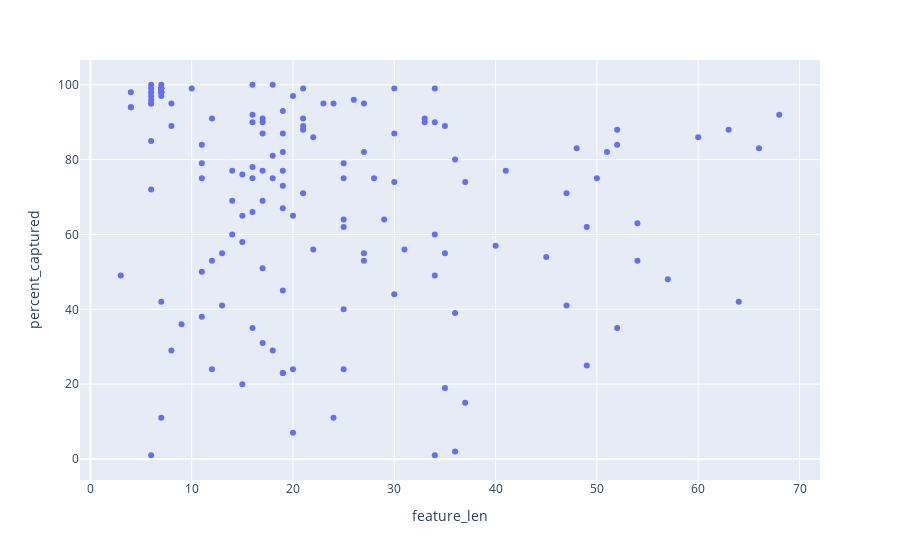

Here is the notebook cell this chart was saved with:
### Code cell
fig = px.scatter(Features,
                x='feature_len',
                y='percent_captured')
fig.show()

### Figure 1 — Plotly figure (JSON) as saved in the notebook; plotly's stock layout.template omitted (floating-point values rounded to 4 significant figures; data arrays with more than 128 entries replaced by an {"elided": "..."} marker saying what was removed)
{"data": [{"hovertemplate": "feature_len=%{x}<br>percent_captured=%{y}<extra></extra>", "legendgroup": "", "marker": {"color": "#636efa", "symbol": "circle"}, "mode": "markers", "name": "", "orientation": "v", "showlegend": false, "type": "scatter", "x": {"elided": "143 int values"}, "xaxis": "x", "y": {"elided": "143 int values"}, "yaxis": "y"}], "layout": {"legend": {"tracegroupgap": 0}, "margin": {"t": 60}, "xaxis": {"anchor": "y", "domain": [0, 1], "title": {"text": "feature_len"}}, "yaxis": {"anchor": "x", "domain": [0, 1], "title": {"text": "percent_captured"}}}}
